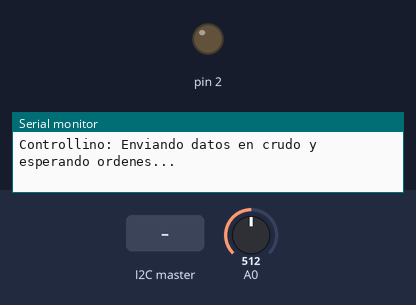
Recording of a sketch running on a simulated Arduino Mega 2560, built with avr-gcc and run on an emulated ATmega2560. On the bench: output pins drawn as LEDs (lit = HIGH), the last lines printed to the serial monitor. Inputs (shaded band) come from the test bench; at power-on: A0 = 512.

Above: at 1.2 s.
1.3 s: the I2C master sends the byte 1
At 2.5 s:
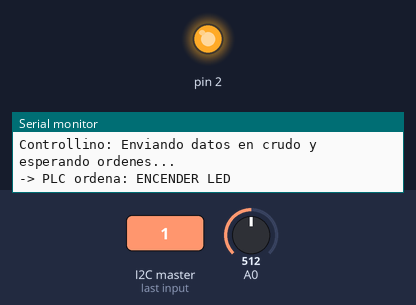
2.8 s: the I2C master sends the byte 0
At 4.0 s:
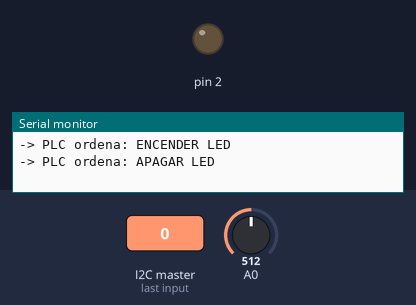
Timing chart, 0 to 5.8 s (numbered marks = the images above; inputs shaded):
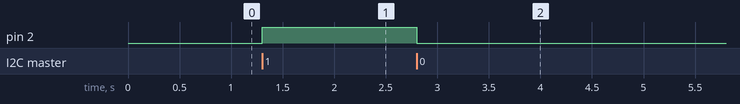

The sketch:

controllino_esclavo.ino
```cpp
#include <Wire.h>
#include <Controllino.h>

int valorPot = 0;

void setup() {
  Wire.begin(9);                // Dirección esclavo 9
  Wire.onRequest(enviarPot);    // Cuando el PLC pida datos
  Wire.onReceive(recibirOrden); // Cuando el PLC envíe órdenes

  Serial.begin(9600);           // Monitor serial del Controllino
  pinMode(CONTROLLINO_A0, INPUT);
  pinMode(CONTROLLINO_D0, OUTPUT);
  Serial.println("Controllino: Enviando datos en crudo y esperando ordenes...");
}

void loop() {
  // Leemos el valor del potenciómetro (0 a 1023)
  valorPot = analogRead(CONTROLLINO_A0);
  delay(50);
}

// Función que se ejecuta cuando el PLC pide el dato
void enviarPot() {
  byte buffer[2];
  buffer[0] = valorPot >> 8;    // Parte alta del número
  buffer[1] = valorPot & 0xFF; // Parte baja del número

  Wire.write(buffer, 2);

  // Mostrar el dato enviado
  Serial.print("Dato en crudo enviado al PLC: ");
  Serial.println(valorPot);
}

void recibirOrden(int cuantosBytes) {
  while (Wire.available()) {
    int orden = Wire.read();
    if (orden == 1) {
      digitalWrite(CONTROLLINO_D0, HIGH);
      Serial.println("-> PLC ordena: ENCENDER LED");
    } else {
      digitalWrite(CONTROLLINO_D0, LOW);
      Serial.println("-> PLC ordena: APAGAR LED");
    }
  }
}
```

Measured:
- after the input at 1.3 s, pin 2: LOW → HIGH at once
- after the input at 2.8 s, pin 2: HIGH → LOW at once
